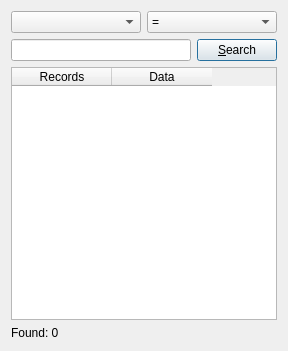
<?xml version="1.0" encoding="UTF-8"?>
<ui version="4.0">
 <class>FindDialog</class>
 <widget class="QDialog" name="FindDialog">
  <property name="geometry">
   <rect>
    <x>0</x>
    <y>0</y>
    <width>288</width>
    <height>351</height>
   </rect>
  </property>
  <property name="windowTitle">
   <string>Find</string>
  </property>
  <layout class="QVBoxLayout" name="verticalLayout">
   <item>
    <layout class="QHBoxLayout" name="horizontalLayout">
     <item>
      <widget class="QComboBox" name="comboColumn">
       <property name="toolTip">
        <string>Field to be searched</string>
       </property>
       <property name="whatsThis">
        <string>Use this control to select the field to be searched in the current table</string>
       </property>
      </widget>
     </item>
     <item>
      <widget class="QComboBox" name="comboOperator">
       <property name="toolTip">
        <string>Search criteria: use 'contains' for partial matches</string>
       </property>
       <property name="whatsThis">
        <string>This control is used to select the search criteria used to look for the search term in the database. Use '=' or 'contains' to find words, and the comparison symbols to filter numeric data.</string>
       </property>
       <item>
        <property name="text">
         <string>=</string>
        </property>
       </item>
       <item>
        <property name="text">
         <string>contains</string>
        </property>
       </item>
       <item>
        <property name="text">
         <string>&gt;</string>
        </property>
       </item>
       <item>
        <property name="text">
         <string>&gt;=</string>
        </property>
       </item>
       <item>
        <property name="text">
         <string>&lt;=</string>
        </property>
       </item>
       <item>
        <property name="text">
         <string>&lt;</string>
        </property>
       </item>
       <item>
        <property name="text">
         <string>&lt;&gt;</string>
        </property>
       </item>
      </widget>
     </item>
    </layout>
   </item>
   <item>
    <layout class="QHBoxLayout" name="horizontalLayout_2">
     <item>
      <widget class="QLineEdit" name="editSearchString">
       <property name="toolTip">
        <string>Enter values or words to search</string>
       </property>
       <property name="whatsThis">
        <string>This is a place to enter the word or number to be searched in the database</string>
       </property>
      </widget>
     </item>
     <item>
      <widget class="QPushButton" name="buttonSearch">
       <property name="toolTip">
        <string>Perform the search</string>
       </property>
       <property name="whatsThis">
        <string>This button starts the search process</string>
       </property>
       <property name="text">
        <string>&amp;Search</string>
       </property>
       <property name="default">
        <bool>true</bool>
       </property>
      </widget>
     </item>
    </layout>
   </item>
   <item>
    <widget class="QTableWidget" name="tableResults">
     <property name="whatsThis">
      <string>Results of the search will appear in this area. Click on a result to select the corresponding record in the database</string>
     </property>
     <property name="editTriggers">
      <set>QAbstractItemView::NoEditTriggers</set>
     </property>
     <property name="showDropIndicator" stdset="0">
      <bool>false</bool>
     </property>
     <property name="alternatingRowColors">
      <bool>true</bool>
     </property>
     <property name="selectionMode">
      <enum>QAbstractItemView::NoSelection</enum>
     </property>
     <column>
      <property name="text">
       <string>Records</string>
      </property>
     </column>
     <column>
      <property name="text">
       <string>Data</string>
      </property>
     </column>
    </widget>
   </item>
   <item>
    <widget class="QLabel" name="labelNumberResults">
     <property name="text">
      <string>Found: 0</string>
     </property>
    </widget>
   </item>
  </layout>
 </widget>
 <tabstops>
  <tabstop>comboColumn</tabstop>
  <tabstop>comboOperator</tabstop>
  <tabstop>editSearchString</tabstop>
  <tabstop>buttonSearch</tabstop>
  <tabstop>tableResults</tabstop>
 </tabstops>
 <resources/>
 <connections>
  <connection>
   <sender>buttonSearch</sender>
   <signal>clicked()</signal>
   <receiver>FindDialog</receiver>
   <slot>find()</slot>
   <hints>
    <hint type="sourcelabel">
     <x>233</x>
     <y>45</y>
    </hint>
    <hint type="destinationlabel">
     <x>267</x>
     <y>30</y>
    </hint>
   </hints>
  </connection>
  <connection>
   <sender>tableResults</sender>
   <signal>itemClicked(QTableWidgetItem*)</signal>
   <receiver>FindDialog</receiver>
   <slot>recordSelected(QTableWidgetItem*)</slot>
   <hints>
    <hint type="sourcelabel">
     <x>100</x>
     <y>176</y>
    </hint>
    <hint type="destinationlabel">
     <x>86</x>
     <y>58</y>
    </hint>
   </hints>
  </connection>
 </connections>
 <slots>
  <slot>find()</slot>
  <slot>recordSelected(QTableWidgetItem*)</slot>
 </slots>
</ui>
